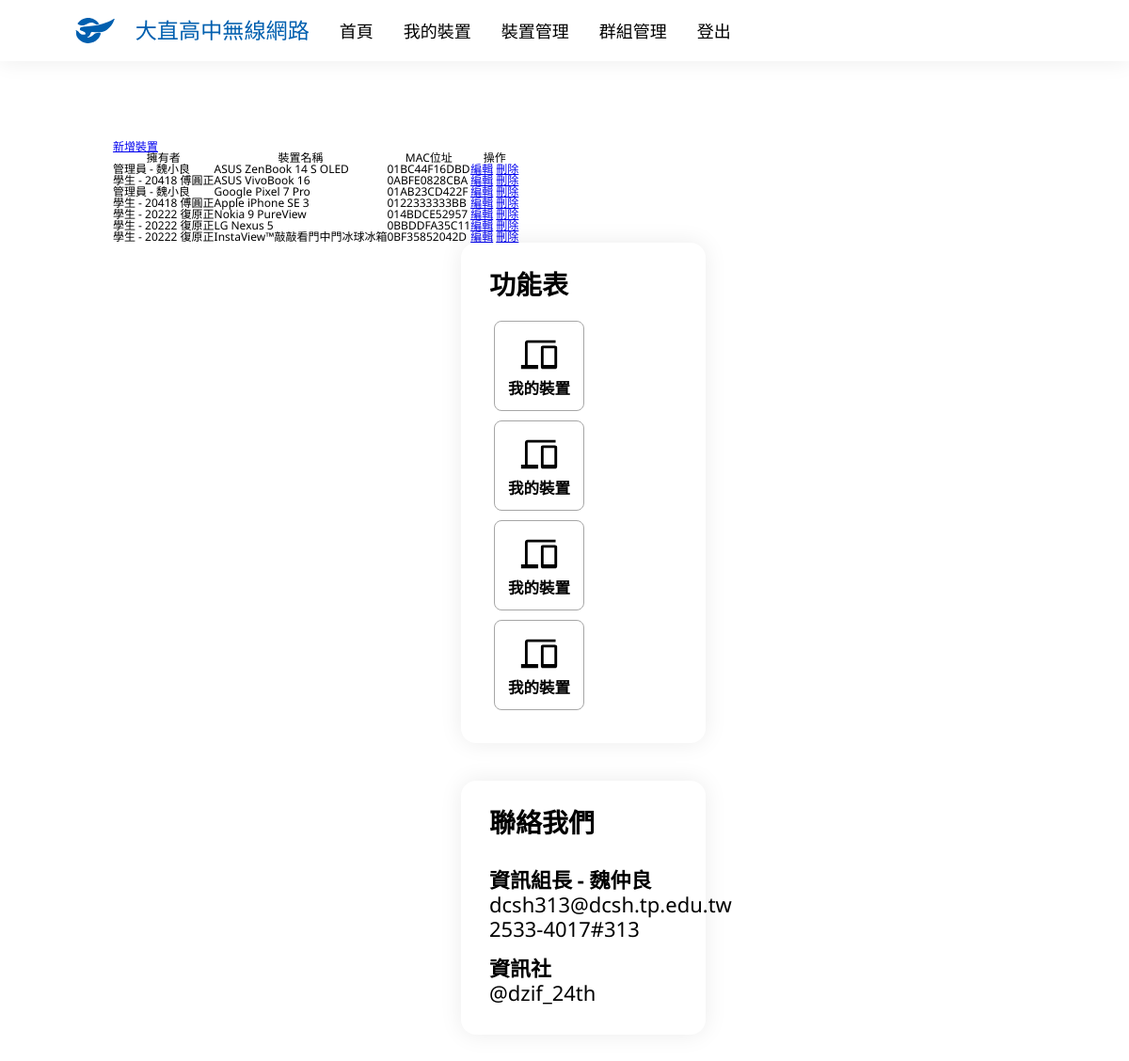
Page /manage/ (signed in) on the earlier database version.
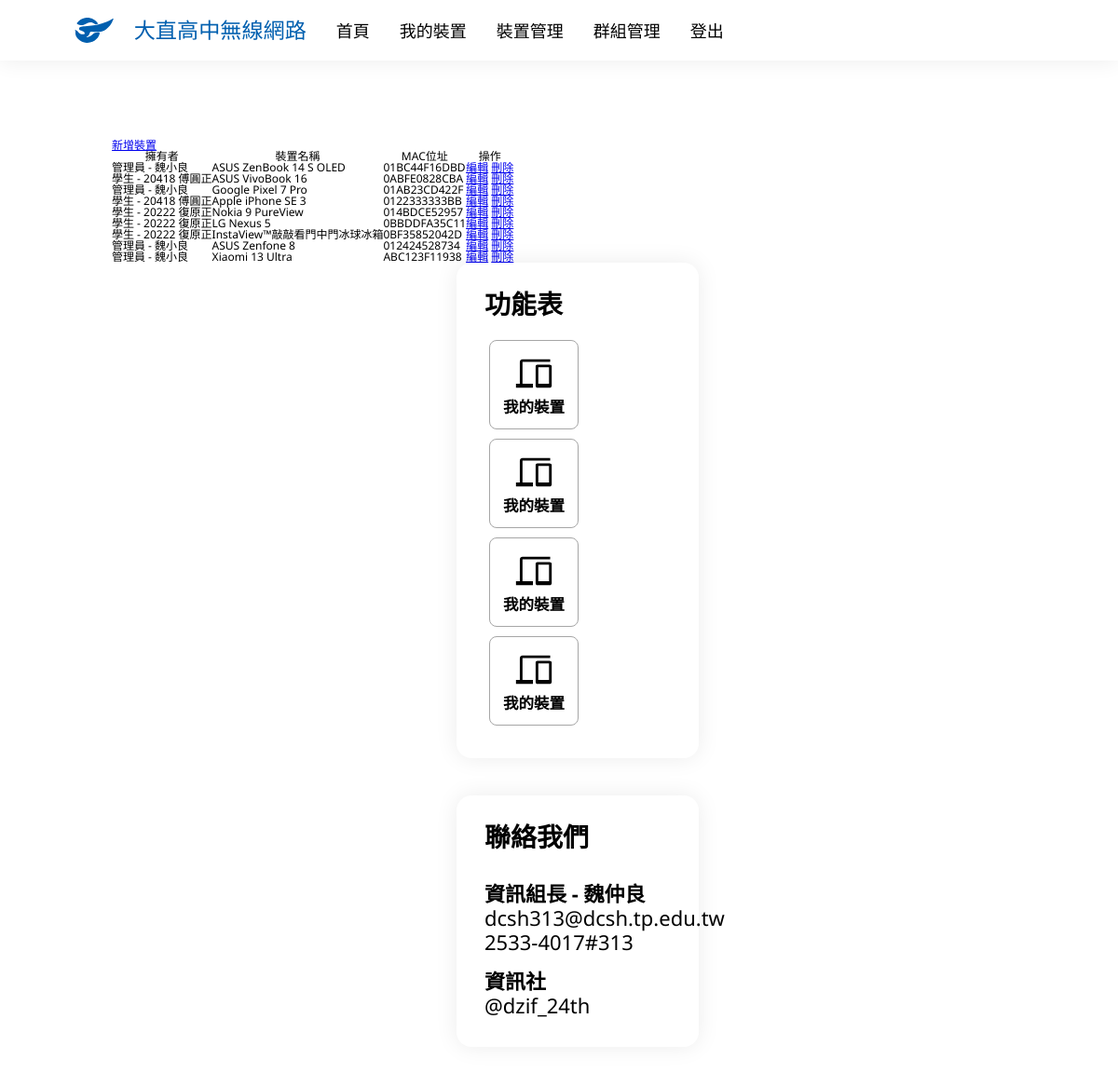
Same page on the later database version.
### main/models.py (models this page shows, shortened)
class Device(models.Model):
    Name = models.CharField('載具名稱', max_length=100)
    Owner = models.ForeignKey(UserInfo, verbose_name="擁有人", on_delete=models.CASCADE)
    MacAddress = models.CharField('MAC位址', max_length=12)
    Note = models.TextField('備註', blank=True, null=True)

class UserInfo(models.Model):
    UserData = models.OneToOneField(User, verbose_name='身分', on_delete=models.CASCADE)
    USERTYPES = [
        (0, '管理員'),
        (1, '老師'),
        (2, '學生')
    ]
    UserType = models.IntegerField('使用者類別', choices=USERTYPES)
    Name = models.CharField('姓名', max_length=75)
    StuId = models.IntegerField('學號')
    Email = models.EmailField('Email', blank=True, null=True)
    GRADES = [
        (0, '無'),
        (7, '七年級'),
        (8, '八年級'),
        (9, '九年級'),
        (1, '高一'),
        (2, '高二'),
        (3, '高三')
    ]
    Grade = models.IntegerField('年級', choices=GRADES)
    Class = models.IntegerField('班級')
    SeatNumber = models.IntegerField('座號')
    Note = models.TextField('備註', blank=True, null=True)

### main/views.py (the view)
# urls.py: path('manage/', Manage.as_view(), name='manage'),
class Manage(PermissionRequiredMixin, LoginRequiredMixin, ListView):
    model = Device
    permission_required = ['main.can_assess', 'main.admin']
    def get_context_data(self, **kwargs):
        context = super().get_context_data(**kwargs)
        if self.request.user.is_authenticated:
            context['now_user'] = UserInfo.objects.get(UserData=self.request.user)
        else:
            context['now_user'] = ''
        return context
    context_object_name = 'devices'
    template_name = 'manage.html'

### templates/manage.html (shortened to what this page needs)
{% extends 'base.html' %}
{% block body %}
<a href="{% url 'device_create' %}">新增裝置</a>
<table class="manage-table">
  <tr>
    <th>擁有者</th>
    <th>裝置名稱</th>
    <th>MAC位址</th>
    <th>操作</th>
  </tr>
  {% for device in devices %}
  <tr {% cycle 'class="odd"' 'class="even"' %}>
    <td>
      {% if device.Owner.UserType == 2 %}
        學生 - {{ device.Owner.Grade }}{{ device.Owner.Class|stringformat:"02i" }}{{ device.Owner.SeatNumber|stringformat:"02i" }} {{ device.Owner.Name }}
      {% elif device.Owner.UserType == 1 %}
        老師 - {{ device.Owner.Name }}
      {% else %}
        管理員 - {{ device.Owner.Name }}
      {% endif %}
    </td>
    <td>{{ device.Name }}</td>
    <td>{{ device.MacAddress }}</td>
    <td>
      <a class="manage-edit" href="{% url 'device_edit' device.id %}">編輯</a>
      <a class="manage-edit" href="{% url 'device_delete' device.id %}">刪除</a>
    </td>
  </tr>
  {% endfor %}
</table>
{% endblock body %}

Differences in the rows shown:
added Device: Owner.Name "魏小良", Name "ASUS Zenfone 8", MacAddress "012424528734"
added Device: Owner.Name "魏小良", Name "Xiaomi 13 Ultra", MacAddress "ABC123F11938"
